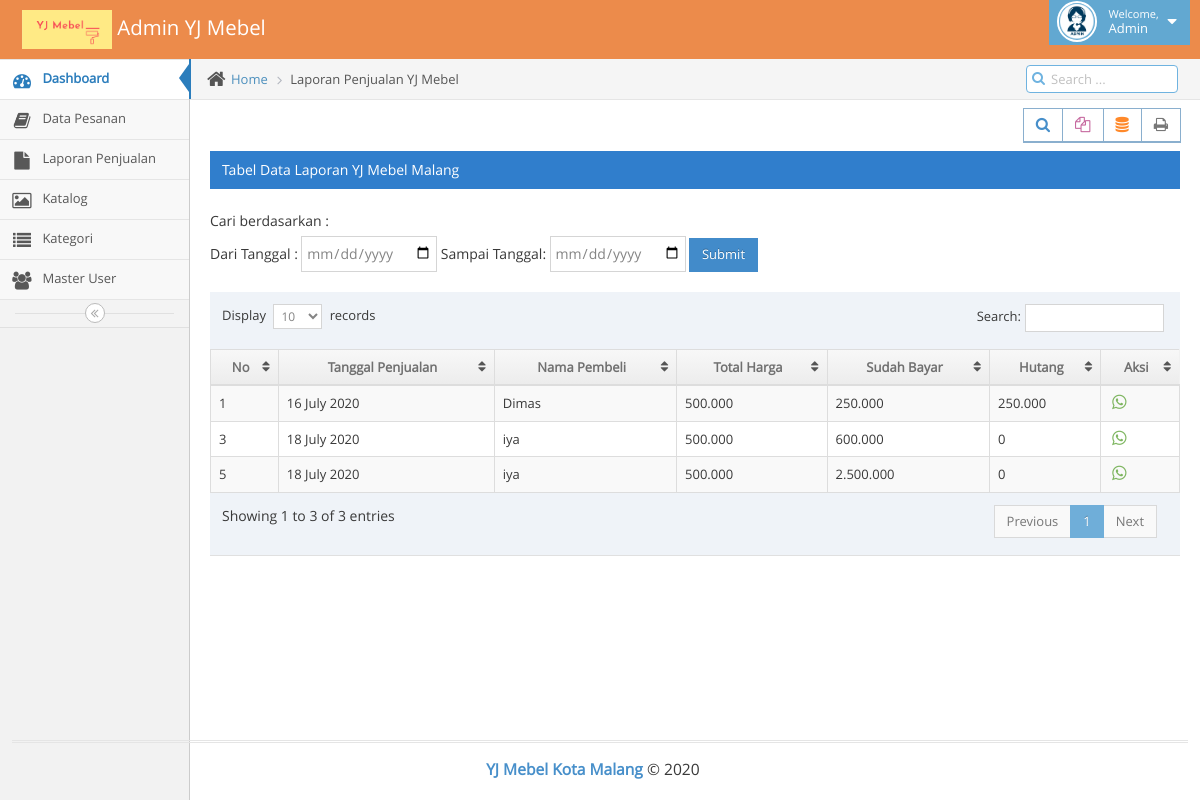
Screenshot of /admin_mebel/h_admin/index.php?laporan_penjualan (signed in) with the database file from the repository.
### tables this page shows
CREATE TABLE `transaksi_penjualan` (
  `id_penjualan` int(11) NOT NULL,
  `id_cust` int(11) NOT NULL,
  `id_barang` int(11) NOT NULL,
  `keterangan` text NOT NULL,
  `jenis` enum('SESUAI','CUSTOM') NOT NULL,
  `tgl_jual` date NOT NULL,
  `total_harga` varchar(15) NOT NULL,
  `status_pesanan` enum('Pesan','Sedang Diproses','Selesai','Dibatalkan') NOT NULL
);

CREATE TABLE `tb_customer` (
  `id_cust` int(11) NOT NULL,
  `username_cust` varchar(20) NOT NULL,
  `password_cust` varchar(50) NOT NULL,
  `nama` varchar(50) NOT NULL,
  `alamat` varchar(100) NOT NULL,
  `telepon` varchar(15) NOT NULL
);

### admin_mebel/function.php (called while the page is built, shortened)
<?php
function setKode($no, $pre = 'TRA'){
	$l = "ABCDEFGHIJKLMNOPQRSTUVWXYZ7890123456";
	return $pre."-".$l[intval(date('d'))].str_pad($no, 4, "0", STR_PAD_LEFT);
}

### admin_mebel/h_admin/laporan_penjualan.php (the view, shortened to what this page needs)
<?php
include "../k.php";
?>
<div class="main-content">
	<div class="main-content-inner">
		<div class="breadcrumbs ace-save-state" id="breadcrumbs">
			<ul class="breadcrumb">
				<li>
					<i class="ace-icon fa fa-home home-icon"></i>
					<a href="#">Home</a>
				</li>
				<li class="active">Laporan Penjualan YJ Mebel</li>
			</ul>
			<div class="nav-search" id="nav-search">
				<form class="form-search">
					<span class="input-icon">
						<input type="text" placeholder="Search ..." class="nav-search-input" id="nav-search-input" autocomplete="off" />
						<i class="ace-icon fa fa-search nav-search-icon"></i>
					</span>
				</form>
			</div>
		</div>
		<div class="page-content">
			<div class="row">
				<div class="col-xs-12">
					<div class="clearfix">
						<div class="pull-right tableTools-container"></div>
					</div>
					<div class="table-header">
						Tabel Data Laporan YJ Mebel Malang
					</div>
					<br>
					<form method="post">
					<label>Cari berdasarkan :</label>
			<br>
			<label>Dari Tanggal : </label>
			<input type="date" name="tanggal1">
			<label>Sampai Tanggal: </label>
			<input type="date" name="tanggal2">
			<input type="submit" name="tanggal" value"FILTER" class="btn btn-sm btn-primary">
					</form>
					<br>
					<div class="table-responsive">
						<table id="dynamic-table" class="table table-striped table-bordered table-hover">
							<thead>
								<tr>
									<th style="text-align: center;">No</th>
									<th style="text-align: center;">Tanggal Penjualan</th>
									<th style="text-align: center;">Nama Pembeli</th>
									<th style="text-align: center;">Total Harga</th>
									<th style="text-align: center;">Sudah Bayar</th>
									<th style="text-align: center;">Hutang</th>
									<th style="text-align: center;">Aksi</th>
								</tr>
							</thead>
							<tbody>
							<?php
								$querym = "SELECT 	j.id_penjualan, DATE_FORMAT(j.tgl_jual, '%d %M %Y') as tanggal, j.tgl_jual, c.telepon ,c.nama, j.total_harga,
													(j.total_harga - SUM(b.nominal)) as hutang, d.nama_barang, SUM(b.nominal) as modal
										   FROM 	transaksi_penjualan as j, transaksi_pembayaran as b, tb_customer as c, produk as d
										   WHERE	j.id_cust = c.id_cust AND j.id_penjualan = b.id_penjualan AND d.id_barang = j.id_barang GROUP BY j.id_penjualan
										   ORDER BY j.tgl_jual ASC";
								$sqlm = mysqli_query($connect, $querym);
								if(isset($_POST['tanggal'])){
									$tgl1 = $_POST['tanggal1'];
									$tgl2 = $_POST['tanggal2'];
									$sqlm = mysqli_query($connect, "select j.id_penjualan, DATE_FORMAT(j.tgl_jual, '%d %M %Y') as tanggal, j.tgl_jual, c.telepon ,c.nama, j.total_harga,
									(j.total_harga - SUM(b.nominal)) as hutang, d.nama_barang, SUM(b.nominal) as modal
									FROM 	transaksi_penjualan as j, transaksi_pembayaran as b, tb_customer as c, produk as d
									WHERE	j.id_cust = c.id_cust AND j.id_penjualan = b.id_penjualan AND d.id_barang = j.id_barang AND j.tgl_jual BETWEEN '$tgl1' AND '$tgl2' GROUP BY j.id_penjualan
									ORDER BY j.tgl_jual ASC");
								} else {
									$sqlm = mysqli_query($connect, "select	j.id_penjualan, DATE_FORMAT(j.tgl_jual, '%d %M %Y') as tanggal, j.tgl_jual, c.telepon ,c.nama, j.total_harga,
									(j.total_harga - SUM(b.nominal)) as hutang, d.nama_barang, SUM(b.nominal) as modal
									FROM 	transaksi_penjualan as j, transaksi_pembayaran as b, tb_customer as c, produk as d
									WHERE	j.id_cust = c.id_cust AND j.id_penjualan = b.id_penjualan AND d.id_barang = j.id_barang GROUP BY j.id_penjualan
									ORDER BY j.tgl_jual ASC");
								}
								$no = 0;
								while ($datam = mysqli_fetch_array($sqlm)) { $no++;?>
									<tr>
										<td><?php echo $no; ?></td>
										<td><?php echo $datam['tanggal']; ?></td>
										<td><?php echo $datam['nama']; ?></td>
										<td><?php echo number_format($datam['total_harga'], 0, ',', '.'); ?></td>
										<td><?php echo number_format($datam['modal'], 0, ',', '.'); ?></td>
										<td><?php echo ($datam['hutang'] <= 0)? 0 : number_format($datam['hutang'], 0, ',', '.'); ?></td>
										<td><?php if($datam['id_penjualan']!=null){ ?>
											<?php } ?>
										<div class=" action-buttons">
											<a target="_blank" href="https://wa.me/<?php echo $datam['telepon']?>?text=<?php echo rawurlencode("Yth. ".$datam['nama'].", \n\nKami adalah YJ Mebel dan menginfokan bahwa bapak/ibu ".$datam['nama']." telah melakukan transaksi pembelian *".$datam['nama_barang']."* dengan kode *".setKode($datam['id_penjualan'])."* senilai *Rp. ".number_format($datam['total_harga'], 0, ',', '.')."*. \n Bapak/Ibu baru membayar transaksi sebesar *Rp. ".number_format($datam['modal'], 0, ',', '.')."* dan harap melunasi tagihan sebesar *Rp. ".number_format($datam['hutang'], 0, ',', '.')."*.  \n\nTerima kasih atas perhatiannya. \n\nSalam Admin YJ Mebel.")?>" role="button" class="green" data-toggle="modal"><i class="ace-icon fa fa-whatsapp bigger-130"></i></a>
										</div>
										</td>
									</tr>
								<?php $no++; }
								?>
							</tbody>
						</table>
					</div>
				</div>
			</div>
				</div>
			</div>
		</div>
	</div>
	</body>
</html>

### rows the page displays
transaksi_penjualan: tanggal "16 July 2020", id_cust.nama "Dimas", total_harga "500.000", modal "250.000", hutang "250.000"
transaksi_penjualan: tanggal "18 July 2020", id_cust.nama "iya", total_harga "500.000", modal "600.000"
transaksi_penjualan: tanggal "18 July 2020", id_cust.nama "iya", total_harga "500.000", modal "2.500.000"
